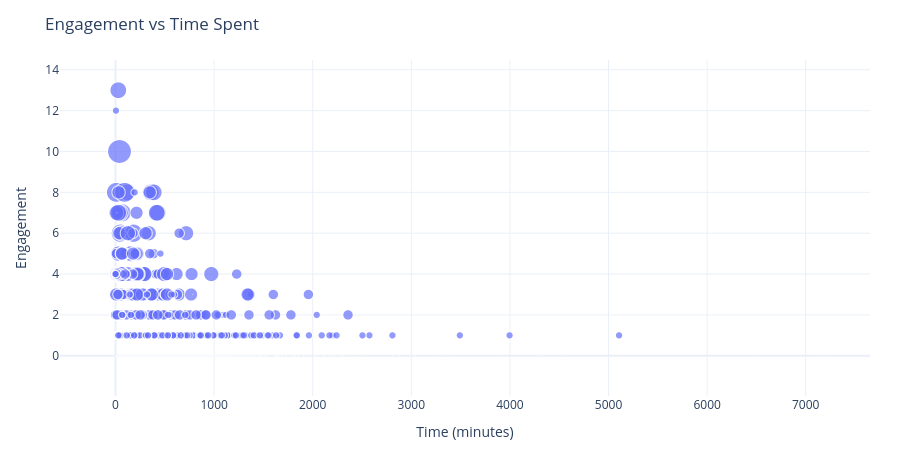

The code cell stored with this chart in its notebook:
### Markdown cell above
# Engagement vs time spent

Which devlogs have high time and high engagement?

### Code cell
_df = df.copy()
_df['time_minutes_num'] = pd.to_numeric(_df['time_minutes'], errors='coerce')

if 'engagement' in _df.columns:
    _df['engagement_num'] = pd.to_numeric(_df['engagement'], errors='coerce')
elif 'likes_count' in _df.columns:
    _df['engagement_num'] = pd.to_numeric(_df['likes_count'], errors='coerce')
else:
    _df['engagement_num'] = pd.NA

if 'likes_count' in _df.columns:
    _df['likes_size'] = pd.to_numeric(
        _df['likes_count'], errors='coerce').fillna(0).clip(lower=0)
else:
    _df['likes_size'] = pd.Series([None] * len(_df), index=_df.index)


plot_df = _df.dropna(subset=['time_minutes_num', 'engagement_num']).copy()

kwargs = {}
if plot_df['likes_size'].notna().any():
    kwargs['size'] = 'likes_size'
    kwargs['size_max'] = 24

fig = px.scatter(
    plot_df,
    x='time_minutes_num', y='engagement_num',
    hover_data={'project_title': True, 'devlog_id': True,
                'time_minutes_num': ':.1f', 'engagement_num': ':.1f'},
    labels={'time_minutes_num': 'Time (minutes)', 'engagement_num': 'Engagement',
            'has_attachment_bool': 'Has attachment'},
    title='Engagement vs Time Spent',
    **kwargs
)
fig.update_layout(height=max(DEFAULT_HEIGHT, 450),
                  margin=dict(l=60, r=30, t=60, b=50))
fig.show()

save_plotly(fig, name='engagement_vs_time', description='Scatter plot of engagement versus time spent per devlog', friendly_name='Engagement vs Time')

### Figure 1 — Plotly figure (JSON) as saved in the notebook; plotly's stock layout.template omitted (floating-point values rounded to 4 significant figures; data arrays with more than 128 entries replaced by an {"elided": "..."} marker saying what was removed)
{"data": [{"customdata": {"elided": "28811x2 mixed values"}, "hovertemplate": "Time (minutes)=%{x:.1f}<br>Engagement=%{y:.1f}<br>likes_size=%{marker.size}<br>project_title=%{customdata[0]}<br>devlog_id=%{customdata[1]}<extra></extra>", "legendgroup": "", "marker": {"color": "#636efa", "size": {"elided": "28811 int values"}, "sizemode": "area", "sizeref": 0.01736, "symbol": "circle"}, "mode": "markers", "name": "", "showlegend": false, "type": "scattergl", "x": {"elided": "28811 float values"}, "xaxis": "x", "y": {"elided": "28811 int values"}, "yaxis": "y"}], "layout": {"height": 450, "legend": {"itemsizing": "constant", "tracegroupgap": 0}, "margin": {"b": 50, "l": 60, "r": 30, "t": 60}, "title": {"text": "Engagement vs Time Spent"}, "xaxis": {"anchor": "y", "domain": [0, 1], "title": {"text": "Time (minutes)"}}, "yaxis": {"anchor": "x", "domain": [0, 1], "title": {"text": "Engagement"}}}}
